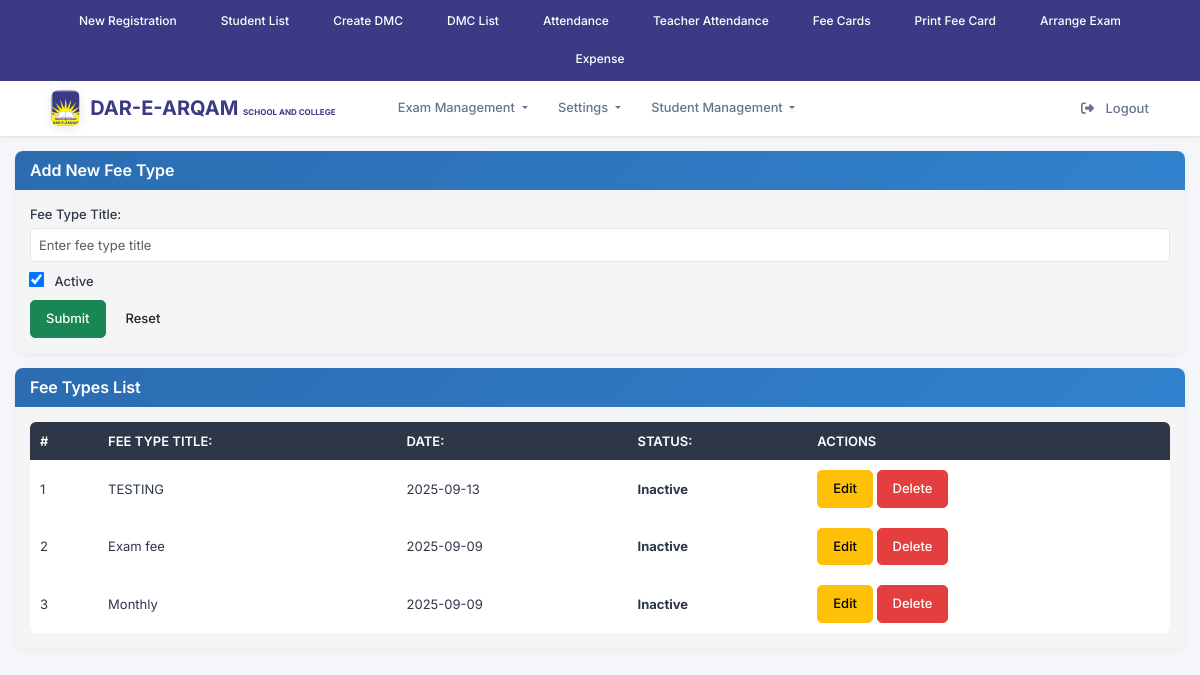
The app's page /fee_types.php (signed in) with its own data.
### tables this page shows
CREATE TABLE `modules` (
  `id` int(11) NOT NULL,
  `parent_id` int(11) DEFAULT NULL,
  `title` varchar(100) NOT NULL,
  `url` varchar(255) NOT NULL DEFAULT '#',
  `description` varchar(255) DEFAULT NULL,
  `status` tinyint(1) DEFAULT 1,
  `created_at` timestamp NOT NULL DEFAULT current_timestamp(),
  `type` enum('Parent','Child') NOT NULL DEFAULT 'Parent'
);

CREATE TABLE `fee_types` (
  `id` int(11) NOT NULL,
  `title` varchar(255) NOT NULL,
  `type` varchar(255) NOT NULL DEFAULT 'Monthly',
  `dated` date NOT NULL DEFAULT current_timestamp(),
  `status` int(11) NOT NULL DEFAULT 0
);

### fee_types.php (the view, shortened to what this page needs)
<?php
$translations = [
    'title' => 'Fee Types Management',
    'add_title' => 'Add New Fee Type',
    'title_label' => 'Fee Type Title:',
    'title_placeholder' => 'Enter fee type title',
    'date_label' => 'Date:',
    'status_label' => 'Status:',
    'status_active' => 'Active',
    'status_inactive' => 'Inactive',
    'submit' => 'Submit',
    'reset' => 'Reset',
    'success' => 'Fee type added successfully!',
    'update_success' => 'Fee type updated successfully!',
    'error' => 'Error: ',
    'empty_error' => 'Title cannot be empty!',
    'list_title' => 'Fee Types List',
    'no_records' => 'No fee types found.',
    'sr_no' => '#',
    'actions' => 'Actions',
    'edit' => 'Edit',
    'save' => 'Save',
    'cancel' => 'Cancel',
    'delete_confirm' => 'Are you sure you want to delete this fee type?',
    'delete_success' => 'Fee type deleted successfully!'
];
require_once('conn_inc.php');
$edit_mode = false;
$fee_type_data = ['id' => '', 'title' => '', 'dated' => '', 'status' => 1];
$result = $conn->query("SELECT * FROM fee_types ORDER BY id DESC");
?>
<!DOCTYPE html>
<html lang="en">
<head>
  <link rel="stylesheet" href="css/mystyle.css" />
</head>
<body>
<?php require_once('navbar.php'); ?>
<div class="container">
  <div class="row">
    <div class="col-md-12 ">
      <div class="panel panel-primary">
        <div class="panel-heading">
          <h3 class="panel-title">
            <?php echo $edit_mode ? 'Edit Fee Type' : $translations['add_title']; ?>
          </h3>
        </div>
        <div class="panel-body">
          <form method="post" action="">
            <div class="form-group">
              <label for="title"><?php echo $translations['title_label']; ?></label>
              <input type="text" class="form-control" id="title" name="title" required
                     placeholder="<?php echo $translations['title_placeholder']; ?>"
                     value="<?php echo htmlspecialchars($fee_type_data['title']); ?>">
            </div>
            <div class="form-group">
              <label>
                <input type="checkbox" name="status" value="1" <?php echo $fee_type_data['status'] ? 'checked' : ''; ?>>
                <?php echo $translations['status_active']; ?>
              </label>
            </div>
            <div class="text-right">
              <button type="submit" class="btn btn-success">
                <?php echo $edit_mode ? $translations['save'] : $translations['submit']; ?>
              </button>
              <?php if ($edit_mode): ?>
                <a href="fee_types.php" class="btn btn-default">
                  <span class="glyphicon glyphicon-remove"></span>
                  <?php echo $translations['cancel']; ?>
                </a>
              <?php else: ?>
                <button type="reset" class="btn btn-default">
                  <?php echo $translations['reset']; ?>
                </button>
              <?php endif; ?>
            </div>
          </form>
        </div>
      </div>
      <div class="panel panel-info">
        <div class="panel-heading">
          <h3 class="panel-title"><?php echo $translations['list_title']; ?></h3>
        </div>
        <div class="panel-body">
          <?php if ($result->num_rows > 0): ?>
            <div class="table-responsive">
              <table class="table table-bordered table-hover">
                <thead>
                  <tr>
                    <th><?php echo $translations['sr_no']; ?></th>
                    <th><?php echo $translations['title_label']; ?></th>
                    <th><?php echo $translations['date_label']; ?></th>
                    <th><?php echo $translations['status_label']; ?></th>
                    <th><?php echo $translations['actions']; ?></th>
                  </tr>
                </thead>
                <tbody>
                  <?php $counter = 1; while ($row = $result->fetch_assoc()): ?>
                    <tr>
                      <td><?php echo $counter++; ?></td>
                      <td><?php echo htmlspecialchars($row['title']); ?></td>
                      <td><?php echo htmlspecialchars($row['dated']); ?></td>
                      <td class="<?php echo $row['status'] ? 'status-active' : 'status-inactive'; ?>">
                        <?php echo $row['status'] ? $translations['status_active'] : $translations['status_inactive']; ?>
                      </td>
                      <td>
                        <a href="?edit=<?php echo $row['id']; ?>" class="btn btn-xs btn-warning">
                          <?php echo $translations['edit']; ?>
                        </a>
                        <a href="?delete=<?php echo $row['id']; ?>" class="btn btn-xs btn-danger"
                           onclick="return confirm('<?php echo $translations['delete_confirm']; ?>')">
                          Delete
                        </a>
                      </td>
                    </tr>
                  <?php endwhile; ?>
                </tbody>
              </table>
            </div>
          <?php else: ?>
            <div class="alert alert-info text-center">
              <?php echo $translations['no_records']; ?>
            </div>
          <?php endif; ?>
        </div>
      </div>
    </div>
  </div>
</div>
</body>
</html>

### navbar.php (shortened to what this page needs)
<?php
require_once('conn_inc.php');
$user_id = $_SESSION['user_id'] ?? 0;
$role_modules = [];
if ($user_id) {
    $qry = "
        SELECT m.id, m.parent_id, m.title, m.url
        FROM role_modules rm
        INNER JOIN modules m ON rm.module_id = m.id
        INNER JOIN users u ON rm.role_id = u.role_id
        WHERE u.id = ?
        ORDER BY m.parent_id, m.title
    ";
    $stmt = $conn->prepare($qry);
    $stmt->bind_param("i", $user_id);
    $stmt->execute();
    $res = $stmt->get_result();
    while ($row = $res->fetch_assoc()) {
        $parent_id = $row['parent_id'] ?? 0;
        if ($parent_id == 0) {
            if (!isset($role_modules[$row['id']])) {
                $role_modules[$row['id']] = [
                    'title' => $row['title'],
                    'url' => $row['url'] ?? '#',
                    'children' => []
                ];
            }
        } else {
            $role_modules[$parent_id]['children'][] = [
                'title' => $row['title'],
                'url' => $row['url'] ?? '#'
            ];
        }
    }
}
?>
<link href="https://cdn.jsdelivr.net/npm/bootstrap@5.3.3/dist/css/bootstrap.min.css" rel="stylesheet">
<link href="https://cdnjs.cloudflare.com/ajax/libs/font-awesome/6.5.0/css/all.min.css" rel="stylesheet">
<div class="top-quick-bar" style="background-color: #3b3a85 !important;">
  <div class="quick-links-horizontal">
    <a href="student_registration.php" class="quick-link-horizontal-btn">
      New Registration
    </a>
    <a href="student_list.php" class="quick-link-horizontal-btn">
      Student List
    </a>
    <a href="create_dmcs.php" class="quick-link-horizontal-btn">
      Create DMC
    </a>
    <a href="dmc_list.php" class="quick-link-horizontal-btn">
      DMC List
    </a>
    <a href="attendance_class.php" class="quick-link-horizontal-btn">
      Attendance
    </a>
    <a href="users_attendance.php" class="quick-link-horizontal-btn">
      Teacher Attendance
    </a>
    <a href="fee_card_create_monthly.php" class="quick-link-horizontal-btn">
      Fee Cards
    </a>
    <a href="student_feecards.php" class="quick-link-horizontal-btn">
      Print Fee Card
    </a>
    <a href="arrange_exam.php" class="quick-link-horizontal-btn">
      Arrange Exam
    </a>
    <a href="expense.php" class="quick-link-horizontal-btn">
      Expense
    </a>
  </div>
</div>
<nav class="navbar navbar-expand-lg navbar-light sticky-top">
  <div class="container-fluid">
    <div class="navbar-main-content">
      <a class="navbar-brand" href="index.php">
        <img src="logo2.png" alt="Logo">
        <div class="brand-text"><span style="font-size:20px;color: #16253e !important;">DAR-E-ARQAM <small>SCHOOL AND COLLEGE</small></span> </div>
      </a>
      <div class="collapse navbar-collapse" id="mainNavbar">
        <ul class="navbar-nav me-auto mb-2 mb-lg-0">
          <?php foreach ($role_modules as $module_id => $module): ?>
            <?php
            $is_dropdown = !empty($module['children']);
            $module_title = isset($module['title']) ? $module['title'] : '';
            $module_url = isset($module['url']) ? $module['url'] : '#';
            ?>
            <li class="nav-item <?php echo $is_dropdown ? 'dropdown' : ''; ?>">
              <?php if (!$is_dropdown && !empty($module_title) && !empty($module_url) && $module_url != '#'): ?>
                <a class="nav-link <?php echo $module_url === 'index.php' ? 'active' : ''; ?>" href="<?php echo htmlspecialchars($module_url); ?>">
                  <?php echo htmlspecialchars($module_title); ?>
                </a>
              <?php elseif ($is_dropdown && !empty($module_title)): ?>
                <a class="nav-link dropdown-toggle" href="#" id="<?php echo htmlspecialchars(strtolower(str_replace(' ', '', $module_title))); ?>Dropdown" role="button" data-bs-toggle="dropdown">
                  <?php echo htmlspecialchars($module_title); ?>
                </a>
              <?php endif; ?>
            </li>
          <?php endforeach; ?>
        </ul>
        <ul class="navbar-nav ms-auto">
          <li class="nav-item">
            <a class="nav-link btn btn-logout rounded-5" href="logout.php">
              <i class="fa-solid fa-right-from-bracket me-2"></i>
              Logout
            </a>
          </li>
        </ul>
      </div>
    </div>
  </div>
</nav>

### css/mystyle.css (style rules this page uses)
body { background-color: #f7f7f7; font-family: 'Segoe UI', sans-serif; }
.navbar-brand { padding: 15px; height: auto; display: flex; align-items: center; margin-right: 15px; }

### fee_types.php (style rules this page uses)
.table th, .table td { text-align: left; }
.status-inactive { color: #a94442; font-weight: bold; }

### navbar.php (style rules this page uses)
:root { --primary: #2563eb; --primary-light: #3b82f6; --primary-dark: #1d4ed8; --secondary: #64748b; --accent: #8b5cf6; --background: #ffffff; --surface: #f8fafc; --text-primary: #1e293b; --text-secondary: #64748b; --text-light: #94a3b8; --border: #e2e8f0; --hover-bg: #f1f5f9; --danger: #ef4444; --danger-hover: #dc2626; --success: #10b981; --shadow-sm: 0 1px 3px rgba(0, 0, 0, 0.1); --shadow-md: 0 4px 6px -1px rgba(0, 0, 0, 0.1); --shadow-lg: 0 10px 15px -3px rgba(0, 0, 0, 0.1); --radius: 12px; --transition: all 0.2s ease-in-out; --quicklink-bg: #3b3a85; --quicklink-text: #ffffff; --quicklink-hover-bg: #000000; --quicklink-hover-text: #ffffff; }
* { font-family: 'Inter', sans-serif; margin: 0; padding: 0; box-sizing: border-box; }
.top-quick-bar { background: var(--background); min-height: 20px; padding: 0.5rem 1.5rem; position: relative; z-index: 1031; display: flex; justify-content: center; }
.quick-links-horizontal { display: flex; align-items: center; gap: 0.75rem; flex-wrap: wrap; justify-content: center; }
.quick-link-horizontal-btn { display: inline-flex; align-items: center; padding: 0.3rem 1rem; border-radius: 20px; font-size: 0.75rem; font-weight: 500; text-decoration: none; transition: var(--transition); white-space: nowrap; background: var(--quicklink-bg); color: var(--quicklink-text); }
.navbar { background: var(--background); height: 55px; backdrop-filter: blur(20px); box-shadow: var(--shadow-sm); padding: 0.5rem 1.5rem; z-index: 1030; transition: var(--transition); }
.navbar-main-content { display: flex; align-items: center; width: 100%; }
.navbar-brand { font-weight: 700; color: var(--text-primary) !important; display: flex; align-items: center; font-size: 1.1rem; transition: var(--transition); margin-right: 2rem; }
.navbar-brand img { height: 36px; margin-right: 10px; border-radius: 8px; transition: var(--transition); filter: drop-shadow(0 2px 4px rgba(0, 0, 0, 0.1)); }
.brand-text { font-size: 1.1rem; color: #000000; line-height: 1.2; font-weight: 700; background: #3b3a85; -webkit-background-clip: text; -webkit-text-fill-color: transparent; background-clip: text; }
.brand-text span { font-size: 20px !important; }
.brand-text small { font-size: 8px !important; }
.nav-link { color: var(--text-secondary) !important; font-weight: 500; margin: 0 0.15rem; transition: var(--transition); font-size: 0.8rem; padding: 0.4rem 0.8rem !important; border-radius: 8px; position: relative; }
.btn-logout { font-weight: 600; border-radius: 8px; padding: 0.4rem 1rem; font-size: 0.75rem; transition: var(--Transition); border: none; margin-left: 20px !important; }
body { font-family: 'Inter', sans-serif; background-color: #f4f6f9; color: #2d3748; line-height: 1.4; font-size: 14px; }
.container { max-width: 1200px; margin: 15px auto; padding: 0 15px; }
.panel { background: #ffffff; border-radius: 8px; box-shadow: 0 2px 8px rgba(0, 0, 0, 0.05); margin-bottom: 15px; overflow: hidden; }
.panel-heading { background: linear-gradient(135deg, #2b6cb0 0%, #3182ce 100%); padding: 10px 15px; border-bottom: none; }
.panel-heading h3 { color: #ffffff; font-size: 16px; font-weight: 600; margin: 0; }
.panel-body { padding: 15px; background-color: #f6f5f5; }
.form-group { margin-bottom: 10px; }
.form-group label { font-size: 13px; font-weight: 500; color: #2d3748; margin-bottom: 5px; display: block; }
.form-control { border: 1px solid #e2e8f0; border-radius: 5px; padding: 8px; font-size: 13px; height: 34px; transition: border-color 0.2s ease, box-shadow 0.2s ease; }
.form-group input[type="checkbox"] { transform: scale(1.2); margin-right: 8px; }
.btn { border-radius: 5px; padding: 8px 15px; font-size: 13px; font-weight: 500; transition: all 0.2s ease; }
.btn-danger { background-color: #e53e3e; border-color: #e53e3e; }
.table-responsive { border-radius: 6px; overflow: hidden; }
.table { margin-bottom: 0; border-collapse: separate; border-spacing: 0; }
.table th { background: #2d3748; color: #ffffff; font-weight: 600; font-size: 13px; padding: 10px; text-transform: uppercase; border: none; }
.table td { padding: 10px; border: none; vertical-align: middle; font-size: 13px; color: #2d3748; }
body { background-color: #f4f6f9 !important; }

### records on screen
modules: title "Exam Management"
modules: title "Student Management"
fee_types: title "TESTING", dated "2025-09-13"
fee_types: title "Exam fee", dated "2025-09-09"
fee_types: title "Monthly", dated "2025-09-09"

### other values on screen
$module_title "Settings"
$translations['add_title'] "Add New Fee Type"
$translations['title_label'] "Fee Type Title:"
$translations['status_active'] "Active"
$translations['submit'] "Submit"
$translations['reset'] "Reset"
$translations['list_title'] "Fee Types List"
$translations['sr_no'] "#"
$translations['title_label'] "FEE TYPE TITLE:"
$translations['date_label'] "DATE:"
$translations['status_label'] "STATUS:"
$translations['actions'] "ACTIONS"
